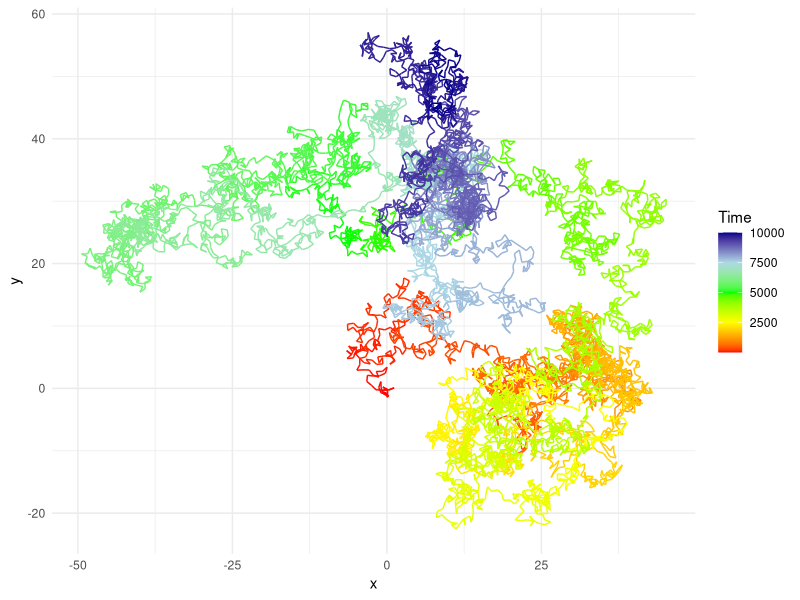

Write R code to recreate this figure.
library(tidyverse)

random_walk <- function(time = 10000) {
  walk <- (1:time)
  
  x <- vector("integer", length = length(walk))
  y <- vector("integer", length = length(walk))
  
  walk <- cbind(walk, x, y) %>% 
    as.tibble() %>% 
    mutate(random = runif(time) * 2 * pi,
           dx = sin(random),
           dy = cos(random))
  
  for (i in seq_along(1:(time-1))) {
    walk$x[i + 1] <- walk$x[i] + walk$dx[i + 1]
    walk$y[i + 1] <- walk$y[i] + walk$dy[i + 1]
  }
  
  plot <- ggplot(walk, aes(x, y, color = walk)) +
    geom_path() + 
    labs(color = "Time") +
    scale_colour_gradientn(colors = c("red","yellow","green","lightblue","darkblue")) +
    theme_minimal()
  
  print(plot)
}

random_walk()
  
